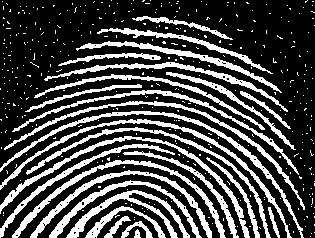
#> input picture img3.tif, 315 x 238 px
$ jupyter execute '6(a)_.ipynb'
#> lines starting #> are read from the running program, lines starting #| are printed output that depends on the picture; after the words box and inside, x2 and y2 are one past the last pixel; in counts of white or black regions, pixels touching at a corner belong together
#> `originalImage = cv2.imread("img3.tif", cv2.IMREAD_GRAYSCALE)`: originalImage: shape (238, 315); 28.5% white; 414 white regions (387 under 20 px), largest, box (x1, y1, x2, y2) and area: (0, 111, 304, 238) 1388, (0, 136, 250, 238) 1372, (0, 119, 292, 238) 1337
### 6.	Take a binary image and a structuring element to perform the following morphological operations:

        (a)	Erosion and Dilation operations.

[cell 1]
import cv2
import numpy as np
import matplotlib.pyplot as plt

### Erosion

[cell 2]
def erosion(image, structuring_element):

    # Get the dimensions of the structuring element
    kernel_size = structuring_element.shape[0]
    offset = kernel_size // 2

    # Pad the image with zeros to handle border pixels
    padded_image = np.pad(image, pad_width=offset)
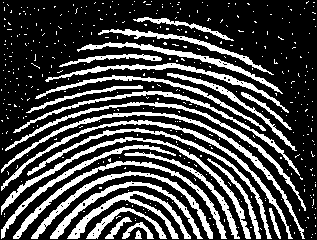
#> padded_image: shape (240, 317); 28.1% white; 414 white regions (387 under 20 px), largest, box (x1, y1, x2, y2) and area: (1, 112, 305, 239) 1388, (1, 137, 251, 239) 1372, (1, 120, 293, 239) 1337

    # Create a zero-filled array for the output
    eroded_image = np.zeros_like(image)

    # Iterate over the image (excluding the padding in the original dimensions)
    for i in range(offset, padded_image.shape[0] - offset):
        for j in range(offset, padded_image.shape[1] - offset):

            # Extract the region of interest from the padded image
            region = padded_image[i - offset:i + offset + 1, j - offset:j + offset + 1]

            # Check if the structuring element completely fits inside the region
            if np.array_equal(region & structuring_element, structuring_element):
                # If it fits, set the corresponding pixel in the eroded image to 255
                eroded_image[i - offset, j - offset] = 255
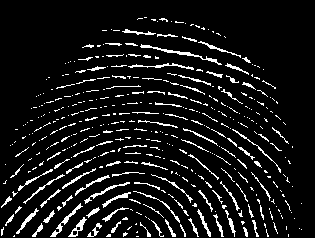
#> eroded_image: shape (238, 315); 8.8% white in thin lines or dots, all inside (x1, y1, x2, y2) = (1, 17, 302, 237)

    return eroded_image

### Dilation

[cell 3]
def dilation(image, structuring_element):

    # Get the dimensions of the structuring element
    kernel_size = structuring_element.shape[0]
    offset = kernel_size // 2

    # Pad the image with zeros to handle border pixels
    padded_image = np.pad(image, pad_width=offset)

    # Create a zero-filled array for the output
    dilated_image = np.zeros_like(image)

    # Iterate over the image (excluding the padding in the original dimensions)
    for i in range(offset, padded_image.shape[0] - offset):
        for j in range(offset, padded_image.shape[1] - offset):

            # Extract the region of interest from the padded image
            region = padded_image[i - offset:i + offset + 1, j - offset:j + offset + 1]

            # Check if any part of the structuring element overlaps with the region
            if np.any(region & structuring_element):
                # If there is an overlap, set the corresponding pixel in the dilated image to 255
                dilated_image[i - offset, j - offset] = 255
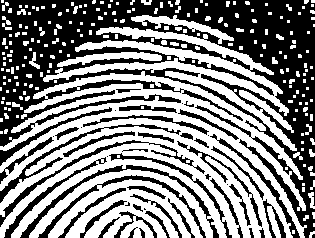
#> dilated_image: shape (238, 315); 51.9% white; 51 black regions (12 under 20 px), largest, box (x1, y1, x2, y2) and area: (0, 0, 315, 238) 25299, (20, 165, 219, 238) 1075, (0, 140, 205, 227) 882

    return dilated_image

[cell 4]
originalImage = cv2.imread("img3.tif", cv2.IMREAD_GRAYSCALE)

structuringElement = np.ones((3, 3), dtype=np.uint8)

[cell 5]
plt.figure(figsize=(12, 12))

plt.subplot(1, 3, 1)
plt.imshow(originalImage, cmap='gray')
plt.title('Original Image')
plt.axis('off')

erodedImage = erosion(originalImage, structuringElement)
plt.subplot(1, 3, 2)
plt.imshow(erodedImage, cmap='gray')
plt.title('Image After Erosion')
plt.axis('off')

dilatedImage = dilation(originalImage, structuringElement)
plt.subplot(1, 3, 3)
plt.imshow(dilatedImage, cmap='gray')
plt.title('Image After Dilation')
plt.axis('off')
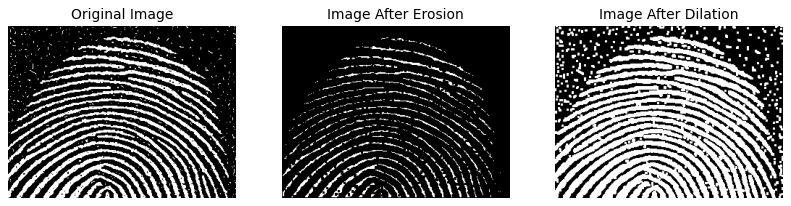
#> figure drawn by matplotlib, 3 panels

$ run again, with img5.tif copied over img3.tif
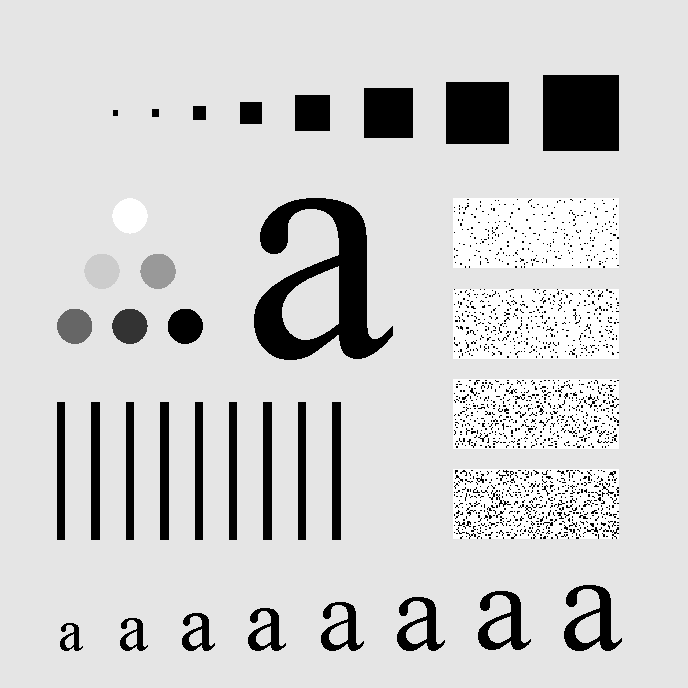
#> input picture img5.tif, 688 x 688 px
#> originalImage is the input picture: shape (688, 688); min 0, max 255, mean 207.3
#> after the loop in erosion, `for i in range(offset, padded_image.shape[0] - offset):`:
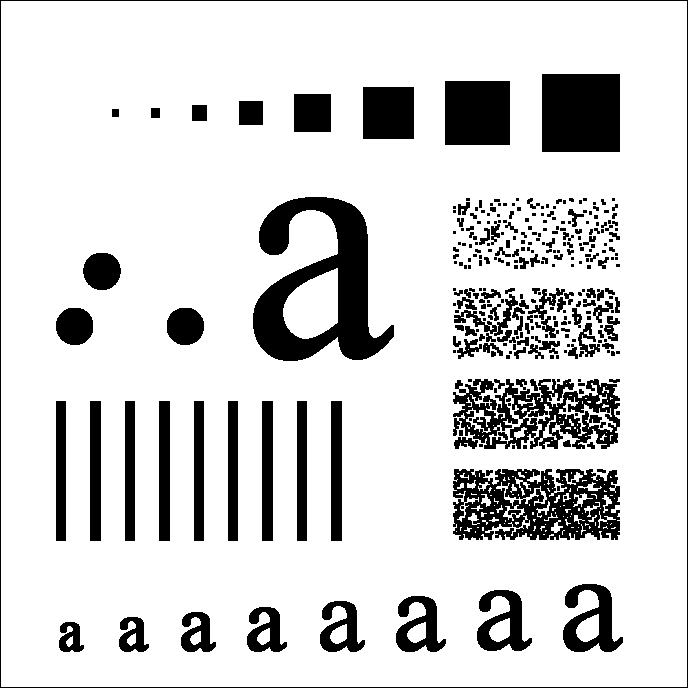
#> eroded_image: shape (688, 688); 83.4% white; 316 black regions (169 under 20 px), largest, box (x1, y1, x2, y2) and area: (253, 197, 394, 361) 10872, (453, 469, 620, 540) 8249, (453, 379, 620, 449) 6382
#> `[cell 5] plt.figure(figsize=(12, 12))  plt.subplot(1, 3, 1) plt.imshow..`:
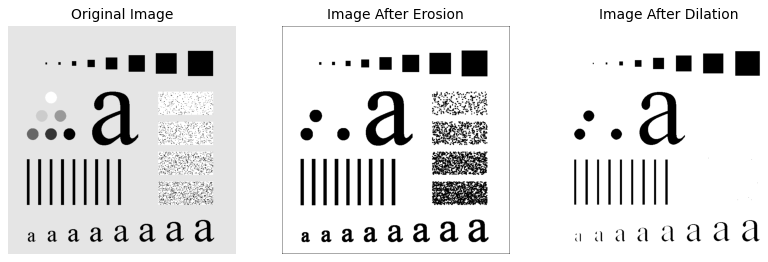
#> figure drawn by matplotlib, 3 panels

$ run again, with img6.tif copied over img3.tif
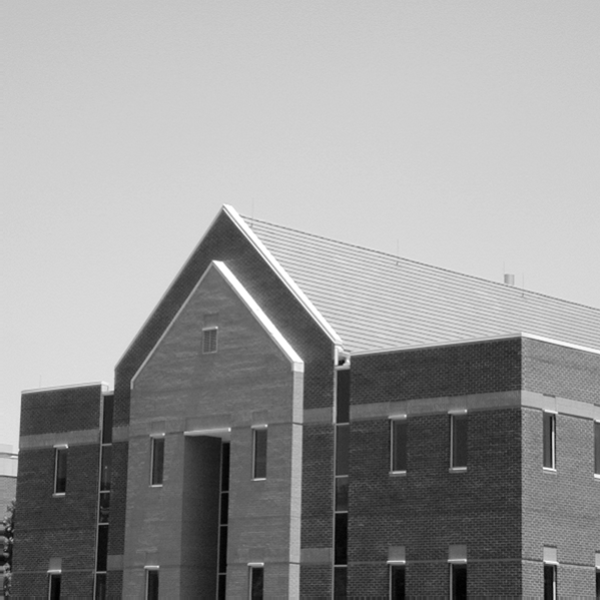
#> input picture img6.tif, 600 x 600 px
#> originalImage is the input picture: shape (600, 600); min 0, max 255, mean 152.8
#> after the loop in erosion, `for i in range(offset, padded_image.shape[0] - offset):`:
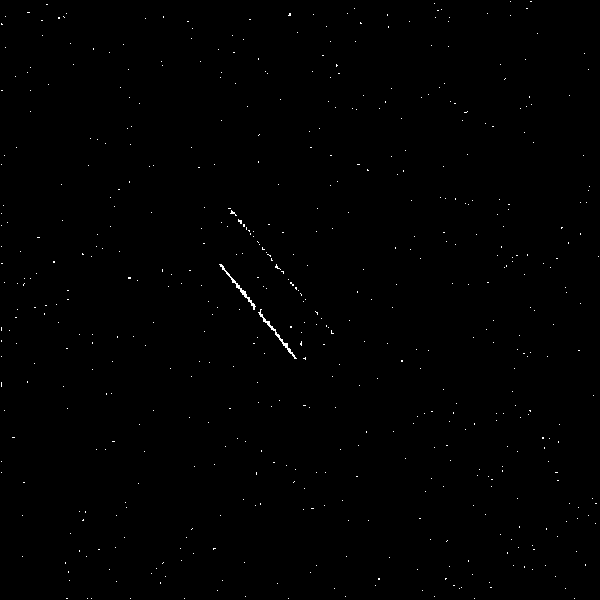
#> eroded_image: shape (600, 600); 0.31% white in thin lines or dots
#> `[cell 5] plt.figure(figsize=(12, 12))  plt.subplot(1, 3, 1) plt.imshow..`:
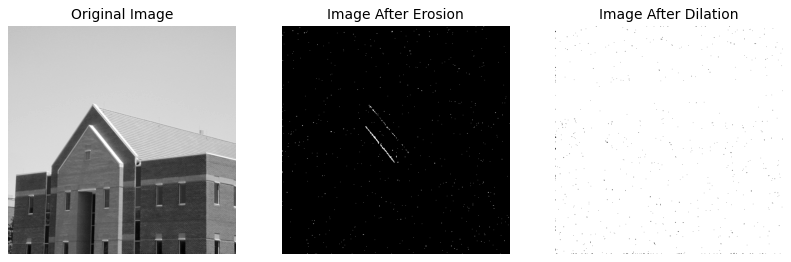
#> figure drawn by matplotlib, 3 panels
